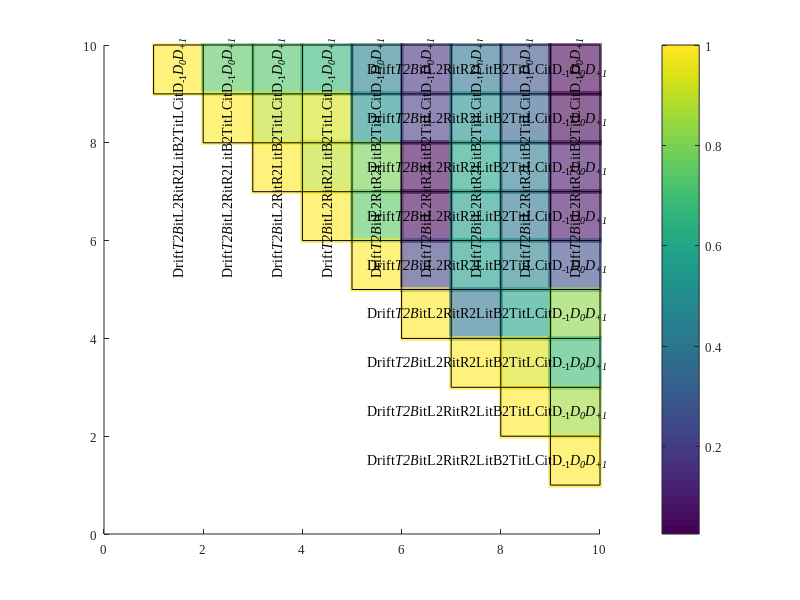

MATLAB code for this plot: (Note: this script raises an error after producing the figure.)
%% Author : Amirhossein Samavi(amirhosseinsamavi79@gmail.com)
%% Date : 25 November 2021

% Put your own carrolation matrix here
r=[
1	0.746073065	0.726511238	0.676930697	0.441019454	0.17791063	0.392279558	0.276684857	0.025732999
0.746073065	1	0.903217293	0.925702081	0.524949429	0.194669321	0.501376118	0.324540253	0.039598124
0.726511238	0.903217293	1	0.90538268	0.791441032	0.051172809	0.594623888	0.423753729	0.077500299
0.676930697	0.925702081	0.90538268	1	0.749543151	0.044875568	0.565621907	0.39843796	0.081715142
0.441019454	0.524949429	0.791441032	0.749543151	1	0.221578302	0.566810121	0.455643724	0.267737506
0.17791063	0.194669321	0.051172809	0.044875568	0.221578302	1	0.39780771	0.578749046	0.83091715
0.392279558	0.501376118	0.594623888	0.565621907	0.566810121	0.39780771	1	0.939720392	0.682017954
0.276684857	0.324540253	0.423753729	0.39843796	0.455643724	0.578749046	0.939720392	1	0.859193318
0.025732999	0.039598124	0.077500299	0.081715142	0.267737506	0.83091715	0.682017954	0.859193318	1
];

%r = abs(1-r);

% Cusomize with your own font
fn='Times New Roman';
set(0,'DefaultAxesFontName',fn);
set(0,'DefaultAxesFontSize',9);
set(0,'DefaultTextFontSize',9.9);
set(0,'DefaultTextFontName',fn);

% Labels
Xlabels = [ "Drift"	'{\itT2B}'	"{\itL2R}"	"{\itR2L}"	"{\itB2T}"	"{\itLC}"	"{\itD_-_1}"	'{\itD_0}'	'{\itD_+_1}'];
Ylabels = Xlabels;
% scatter plot
n = size(r, 1);
y = triu(repmat(n+1, n, n) - (1:n)') + 0.5;
x = triu(repmat(1:n, n, 1)) + 0.5;
x(x == 0.5) = NaN;
scatter(x(:), y(:), 1500, r(:), 'filled', "s", 'MarkerFaceAlpha', 0.6)

% enclose markers in a grid
xl = [1:n+1;repmat(n+1, 1, n+1)];
xl = [xl(:, 1), xl(:, 1:end-1)];
yl = repmat(n+1:-1:1, 2, 1);
line(xl, yl, 'color', 'k') % horizontal lines
line(yl, xl, 'color', 'k') % vertical lines

% show labels
A(1:n) = n + 1.15;
text(A, (n:-1:1) + 0.5, Ylabels, 'HorizontalAlignment', 'right')
text((1:n) + 0.5, repmat(n + 1.15, n, 1), Xlabels, ...
    'HorizontalAlignment', 'right', 'Rotation', 90)
h = gca;
colorbar(h);
h.Visible = 'off';
h.Position(4) = h.Position(4)*0.9;
axis(h, 'equal')

%Put your gradiant colors here
map = [
    0.9 0.9 1
    0.85 0.85 1
    0.80 0.80 1
    0.75 0.75 1
    0.70 0.70 1
    0.64 0.64 1
    0.60 0.60 1
    0.55 0.55 1
    0.50 0.50 1
    0.45 0.45 1
    0.40 0.40 1
    0.35 0.35 1
    0.29 0.29 1
    0.25 0.25 1
    0.20 0.20 1
    0.12 0.12 1
    0.07 0.07 1
    0 0 1
];
colormap(map)


% numberts in squares
numLabels = [
1.00	0.75	0.73	0.68	0.44	0.18	0.39	0.28	0.03
0.00	1.00	0.90	0.93	0.52	0.19	0.50	0.32	0.04
0.00	0.00	1.00	0.91	0.79	0.05	0.59	0.42	0.08
0.00	0.00	0.00	1.00	0.75	0.04	0.57	0.40	0.08
0.00	0.00	0.00	0.00	1.00	0.22	0.57	0.46	0.27
0.00	0.00	0.00	0.00	0.00	1.00	0.40	0.58	0.83
0.00	0.00	0.00	0.00	0.00	0.00	1.00	0.94	0.68
0.00	0.00	0.00	0.00	0.00	0.00	0.00	1.00	0.86
0.00	0.00	0.00	0.00	0.00	0.00	0.00	0.00	1.00
];

for j=1:n
    for i=j:n
        str = num2str(numLabels(j, i));
        if(i == j)
            padding = 0; 
        else 
            padding = 0.1; 
        end
        text(i + 0.65 + padding , n - j + 1.46,str);
    end
end

set(gca, 'YDir','reverse')
set(gca, 'XDir','reverse')

